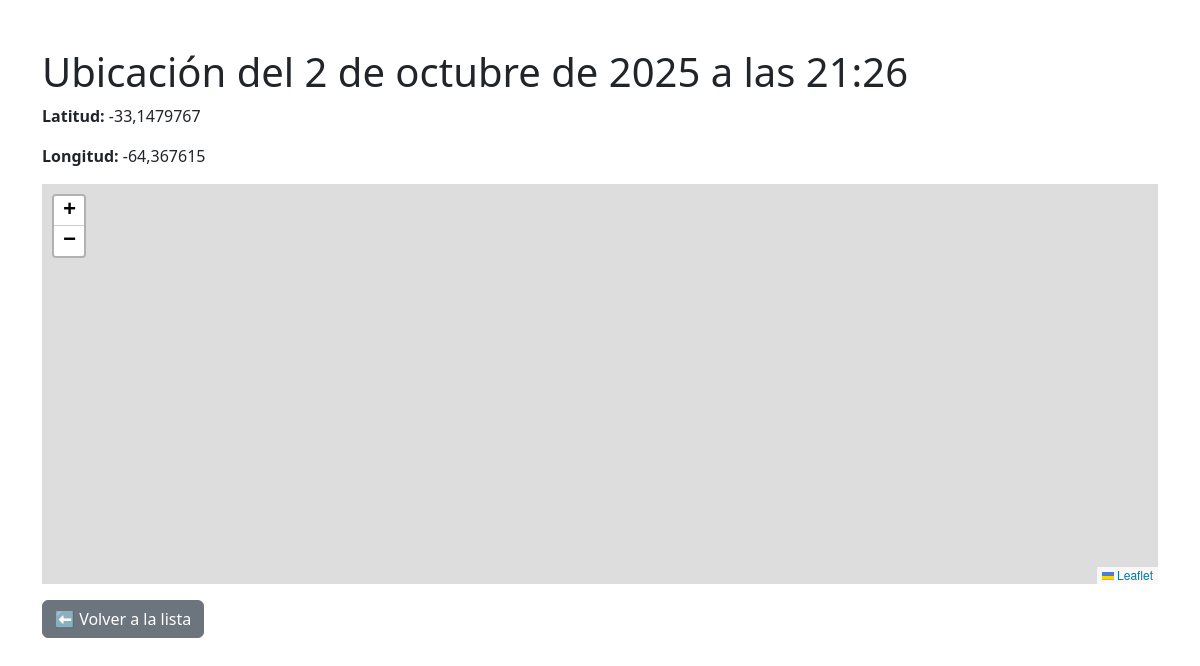
The app's page /detalle/3/ with its own data.
### api/models.py (models this page shows, shortened)
class Ubicacion(models.Model):
    latitud = models.FloatField()
    longitud = models.FloatField()
    fecha_hora = models.DateTimeField(default=timezone.now)

### api/views.py (the view)
# urls.py: path("detalle/<int:pk>/", views.detalle_ubicacion, name="detalle_ubicacion"),
def detalle_ubicacion(request, pk):
    ubicacion = get_object_or_404(Ubicacion, pk=pk)
    return render(request, "detalle_ubicacion.html", {"ubicacion": ubicacion})

### api/templates/detalle_ubicacion.html (shortened to what this page needs)
<!DOCTYPE html>
<html lang="es">
<head>
  <link href="https://cdn.jsdelivr.net/npm/bootstrap@5.3.0/dist/css/bootstrap.min.css" rel="stylesheet">
</head>
<body class="container py-5">
  <h1>Ubicación del {{ ubicacion.fecha_hora }}</h1>
  <p><strong>Latitud:</strong> {{ ubicacion.latitud }}</p>
  <p><strong>Longitud:</strong> {{ ubicacion.longitud }}</p>
  <div id="map" style="height:400px; width:100%;"></div>
  <a href="{% url 'lista_ubicaciones' %}" class="btn btn-secondary mt-3">⬅ Volver a la lista</a>
<link rel="stylesheet" href="https://unpkg.com/leaflet/dist/leaflet.css"/>
</body>
</html>

### records on screen
Ubicacion: fecha_hora "2 de octubre de 2025 a las 21:26", latitud "-33,1479767", longitud "-64,367615"
